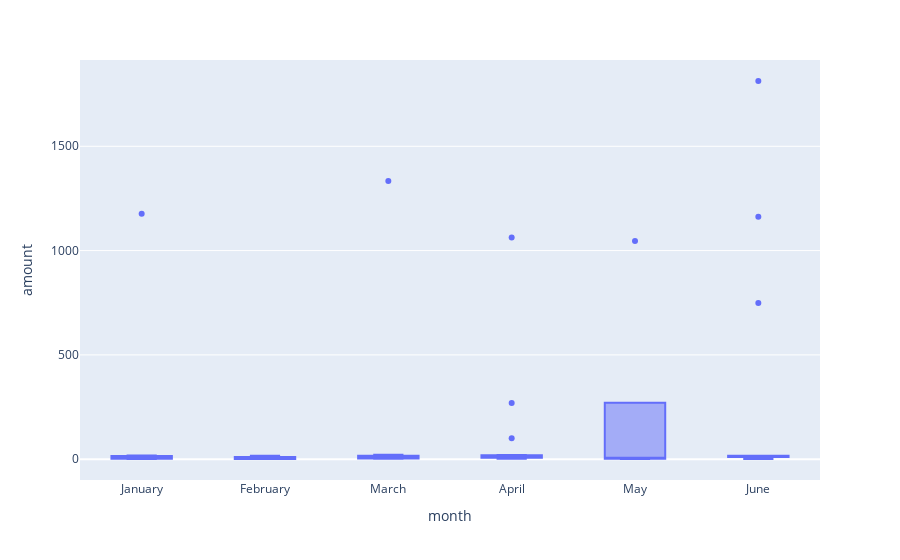

Source (notebook cell):
### Code cell
# creating the six box plots using plotly express
px.box(transaction_df, y='amount',hover_data=['category','card'],x='month')

### Figure 1 — Plotly figure (JSON) as saved in the notebook; plotly's stock layout.template omitted (floating-point values rounded to 4 significant figures; data arrays with more than 128 entries replaced by an {"elided": "..."} marker saying what was removed)
{"data": [{"alignmentgroup": "True", "customdata": {"elided": "68x2 str values"}, "hovertemplate": "month=%{x}<br>amount=%{y}<br>category=%{customdata[0]}<br>card=%{customdata[1]}<extra></extra>", "legendgroup": "", "marker": {"color": "#636efa"}, "name": "", "notched": false, "offsetgroup": "", "orientation": "v", "showlegend": false, "type": "box", "x": ["January", "January", "January", "January", "January", "January", "January", "January", "January", "January", "February", "February", "February", "February", "February", "February", "February", "February", "February", "February", "March", "March", "March", "March", "March", "March", "March", "March", "March", "March", "March", "March", "March", "April", "April", "April", "April", "April", "April", "April", "April", "April", "April", "April", "April", "April", "April", "April", "April", "May", "May", "May", "May", "May", "June", "June", "June", "June", "June", "June", "June", "June", "June", "June", "June", "June", "June", "June"], "x0": " ", "xaxis": "x", "y": [1.46, 10.74, 2.93, 1.39, 17.84, 1.65, 15.86, 2.22, 1177, 2.75, 10.75, 10.81, 5.97, 3.69, 16.7, 1.26, 2.63, 11.01, 0.91, 1.18, 12.42, 16.58, 1334, 2.88, 2.04, 13.57, 10.1, 1.65, 3.08, 4.2, 2.56, 18.28, 21.04, 100, 2.62, 7.08, 17.15, 1063, 10.15, 10.06, 269, 10.24, 7.39, 6.01, 20.03, 2.79, 10.02, 15.66, 16.5, 1.1, 1046, 12.15, 2.27, 5.97, 1162, 749, 10.69, 11.88, 1.03, 10.15, 11.01, 16.29, 15.98, 1813, 16.61, 11.53, 5.24, 2.27], "y0": " ", "yaxis": "y"}], "layout": {"autosize": true, "boxmode": "group", "legend": {"tracegroupgap": 0}, "margin": {"t": 60}, "xaxis": {"anchor": "y", "autorange": true, "domain": [0, 1], "range": [-0.5, 5.5], "title": {"text": "month"}, "type": "category"}, "yaxis": {"anchor": "x", "autorange": true, "domain": [0, 1], "range": [-99.76, 1914.0], "title": {"text": "amount"}, "type": "linear"}}}
